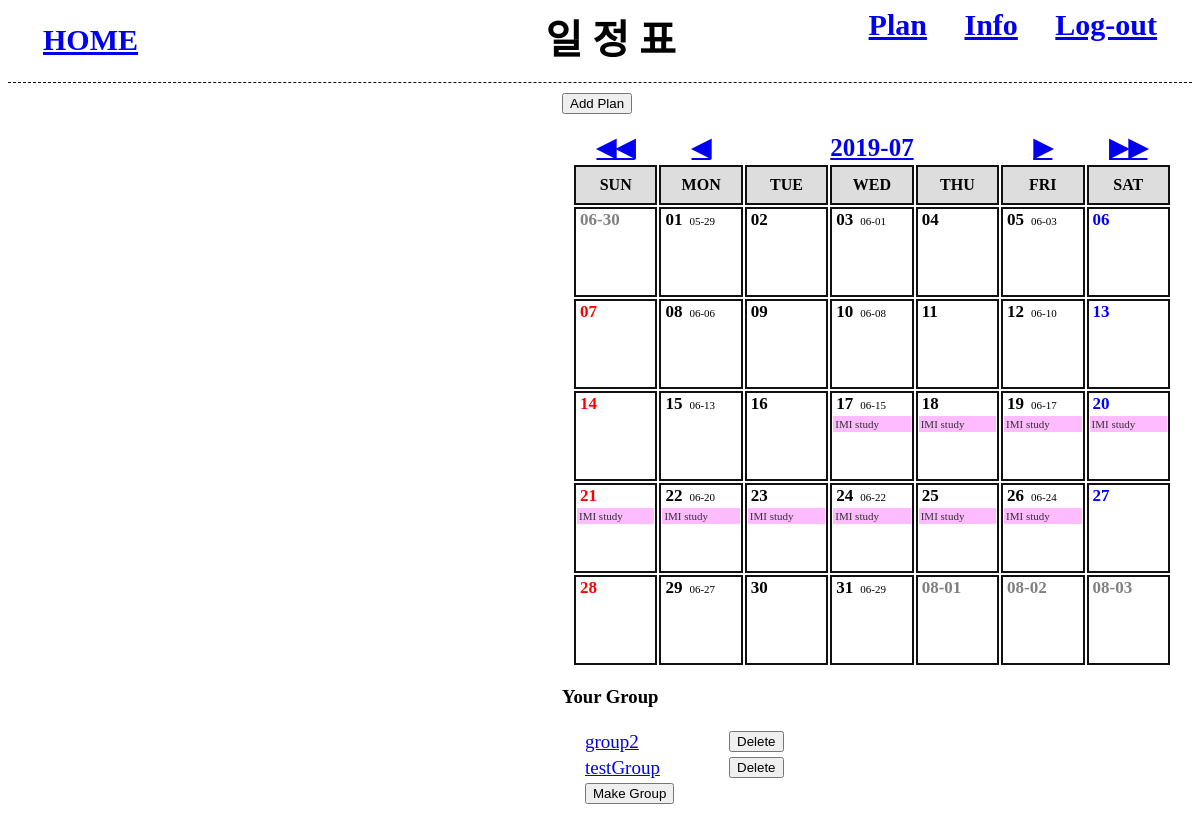
/schedule_2/cal.inc.php, run on the app's committed database.
### tables this page shows
CREATE TABLE `schedules` (
  `id` int(10) NOT NULL AUTO_INCREMENT,
  `name` varchar(20) NOT NULL,
  `s_date` datetime NOT NULL,
  `e_date` datetime NOT NULL,
  `content` text NOT NULL,
  `a_date` datetime DEFAULT NULL,
  `group_id` int(10) DEFAULT NULL,
  PRIMARY KEY (`id`),
  UNIQUE KEY `plan` (`name`,`s_date`,`e_date`)
);

CREATE TABLE `group_tb` (
  `id` int(10) NOT NULL AUTO_INCREMENT,
  `name` varchar(20) NOT NULL,
  PRIMARY KEY (`id`),
  UNIQUE KEY `plan` (`name`)
);

### adodb5/adodb.inc.php (called while the page is built, shortened)
<?php
if (!defined('_ADODB_LAYER')) {
	GLOBAL
		$ADODB_vers,
		$ADODB_COUNTRECS,
		$ADODB_CACHE_DIR,
		$ADODB_CACHE,
		$ADODB_CACHE_CLASS,
		$ADODB_EXTENSION,
		$ADODB_COMPAT_FETCH,
		$ADODB_FETCH_MODE,
		$ADODB_GETONE_EOF,
		$ADODB_QUOTE_FIELDNAMES;
	function ADODB_str_replace($src, $dest, $data) {
		if (ADODB_PHPVER >= 0x4050) {
			return str_replace($src,$dest,$data);
		}
		return $data;
	}
	function ADODB_Setup() {
	GLOBAL
		$ADODB_vers,
		$ADODB_COUNTRECS,
		$ADODB_CACHE_DIR,
		$ADODB_FETCH_MODE,
		$ADODB_CACHE,
		$ADODB_CACHE_CLASS,
		$ADODB_FORCE_TYPE,
		$ADODB_GETONE_EOF,
		$ADODB_QUOTE_FIELDNAMES;
		$ADODB_FETCH_MODE = ADODB_FETCH_DEFAULT;
		if (!isset($ADODB_COUNTRECS)) {
			$ADODB_COUNTRECS = true;
		}
	}
	abstract class ADOConnection {
	var $debug = false;
	var $true = '1';
	var $false = '0';
	var $fetchMode=false;
	var $bulkBind = false;
	var $_queryID = false;
	var $_bindInputArray = false;
	function Execute($sql,$inputarr=false) {
		if ($inputarr !== false) {
			if (!is_array($inputarr)) {
				$inputarr = array($inputarr);
			}
			$element0 = reset($inputarr);
			$array_2d = $this->bulkBind && is_array($element0) && !is_object(reset($element0));
			unset($element0);
			if (!is_array($sql) && !$this->_bindInputArray) {
				$sqlarr = explode('?',$sql);
				$nparams = sizeof($sqlarr)-1;
				if (!$array_2d) {
					$inputarr = array($inputarr);
				} else {
					$countElements = array_map('count', $inputarr);
					if (1 != count(array_unique($countElements))) {
						$this->outp_throw(
							"[bulk execute] Input array has different number of params  [" . print_r($countElements, true) .  "].",
							'Execute'
						);
						return false;
					}
					unset($countElements);
				}
				$element0 = reset($inputarr);
				if ($nparams != count($element0)) {
					$this->outp_throw(
						"Input array has " . count($element0) .
						" params, does not match query: '" . htmlspecialchars($sql) . "'",
						'Execute'
					);
					return false;
				}
				unset($element0);
				foreach($inputarr as $arr) {
					$sql = ''; $i = 0;
					foreach ($arr as $v) {
						$sql .= $sqlarr[$i];
						$typ = gettype($v);
						if ($typ == 'string') {
							$sql .= $this->qstr($v);
						} else if ($typ == 'double') {
							$sql .= str_replace(',','.',$v);
						} else if ($typ == 'boolean') {
							$sql .= $v ? $this->true : $this->false;
						} else if ($typ == 'object') {
							if (method_exists($v, '__toString')) {
								$sql .= $this->qstr($v->__toString());
							} else {
								$sql .= $this->qstr((string) $v);
							}
						} else if ($v === null) {
							$sql .= 'NULL';
						} else {
							$sql .= $v;
						}
						$i += 1;
						if ($i == $nparams) {
							break;
						}
					}
					if (isset($sqlarr[$i])) {
						$sql .= $sqlarr[$i];
						if ($i+1 != sizeof($sqlarr)) {
							$this->outp_throw( "Input Array does not match ?: ".htmlspecialchars($sql),'Execute');
						}
					} else if ($i != sizeof($sqlarr)) {
						$this->outp_throw( "Input array does not match ?: ".htmlspecialchars($sql),'Execute');
					}
					$ret = $this->_Execute($sql);
					if (!$ret) {
						return $ret;
					}
				}
			} else {
				if ($array_2d) {
					if (is_string($sql)) {
						$stmt = $this->Prepare($sql);
					} else {
						$stmt = $sql;
					}
					foreach($inputarr as $arr) {
						$ret = $this->_Execute($stmt,$arr);
						if (!$ret) {
							return $ret;
						}
					}
				} else {
					$ret = $this->_Execute($sql,$inputarr);
				}
			}
		} else {
			$ret = $this->_Execute($sql,false);
		}
		return $ret;
	}
	function _Execute($sql,$inputarr=false) {
		if( is_string($sql) ) {
			$sql = ADODB_str_replace( '_ADODB_COUNT', '', $sql );
		}
		if ($this->debug) {
			global $ADODB_INCLUDED_LIB;
			if (empty($ADODB_INCLUDED_LIB)) {
				include(ADODB_DIR.'/adodb-lib.inc.php');
			}
			$this->_queryID = _adodb_debug_execute($this, $sql,$inputarr);
		} else {
			$this->_queryID = @$this->_query($sql,$inputarr);
		}
		$rs = new $rsclass($this->_queryID,$this->fetchMode);
		$rs->connection = $this;
		$rs->Init();
		if (is_array($sql)) {
			$rs->sql = $sql[0];
		} else {
			$rs->sql = $sql;
		}
		return $rs;
	}
}
	class ADORecordSet implements IteratorAggregate {
	var $_numOfRows = -1;
	var $_numOfFields = -1;
	var $_currentRow = -1;
	function __construct($queryID) {
		$this->_queryID = $queryID;
	}
	function Init() {
		if ($this->_numOfRows != 0 && $this->_numOfFields && $this->_currentRow == -1) {
			$this->_currentRow = 0;
			if ($this->EOF = ($this->_fetch() === false)) {
				$this->_numOfRows = 0;
			}
		} else {
			$this->EOF = true;
		}
	}
	protected function AssocCaseConvertFunction($case = ADODB_ASSOC_CASE) {
		switch($case) {
			case ADODB_ASSOC_CASE_NATIVE:
			default:
				return false;
		}
	}
	protected function _updatefields()
	{
		$fn_change_case = $this->AssocCaseConvertFunction();
		if(!$fn_change_case) {
			return;
		}
	}
}
	function ADOLoadCode($dbType) {
		$db = strtolower($dbType);
		switch ($db) {
			default:
				$class = $db; break;
		}
		$file = "drivers/adodb-$db.inc.php";
		if (class_exists("ADODB_" . $class)) {
			return $class;
		}
		return false;
	}
	function NewADOConnection($db='') {
		$tmp = ADONewConnection($db);
		return $tmp;
	}
	function ADONewConnection($db='') {
		global $ADODB_NEWCONNECTION, $ADODB_LASTDB;
		$errorfn = (defined('ADODB_ERROR_HANDLER')) ? ADODB_ERROR_HANDLER : false;
		if(empty($obj)) {
			if (!isset($ADODB_LASTDB)) {
				$ADODB_LASTDB = '';
			}
			if ($db != $ADODB_LASTDB) {
				$db = ADOLoadCode($db);
			}
			$cls = 'ADODB_'.$db;
			$obj = new $cls();
		}
		return $obj;
	}
}

### schedule_2/connect.inc.php (called while the page is built, shortened)
<?php
	include($_SERVER['DOCUMENT_ROOT']."/imistudy/adodb5/adodb.inc.php");
	$db = newADOConnection('mysqli');
	$db->debug = false;
?>

### adodb5/drivers/adodb-mysqli.inc.php (called while the page is built, shortened)
<?php
if (! defined("_ADODB_MYSQLI_LAYER")) {
class ADODB_mysqli extends ADOConnection {
	var $clientFlags = 0;
	var $port = 3306;
	var $socket = '';
	var $optionFlags = array(array(MYSQLI_READ_DEFAULT_GROUP,0));
	var $multiQuery = false;
	function _connect($argHostname = NULL,
				$argUsername = NULL,
				$argPassword = NULL,
				$argDatabasename = NULL, $persist=false)
	{
		$this->_connectionID = @mysqli_init();
		foreach($this->optionFlags as $arr) {
			mysqli_options($this->_connectionID,$arr[0],$arr[1]);
		}
		$ok = @mysqli_real_connect($this->_connectionID,
					$argHostname,
					$argUsername,
					$argPassword,
					$argDatabasename,
					(int)$this->port != 0 ? (int)$this->port : 3306,
					$this->socket,
					$this->clientFlags);
		if ($ok) {
			if ($argDatabasename)  return $this->SelectDB($argDatabasename);
			return true;
		} else {
			if ($this->debug) {
				ADOConnection::outp("Could not connect : "  . $this->ErrorMsg());
			}
			$this->_connectionID = null;
			return false;
		}
	}
	function SelectDB($dbName)
	{
		if ($this->_connectionID) {
			$result = @mysqli_select_db($this->_connectionID, $dbName);
			return $result;
		}
		return false;
	}
	function _query($sql, $inputarr)
	{
	global $ADODB_COUNTRECS;
		if ($this->multiQuery) {
			$rs = mysqli_multi_query($this->_connectionID, $sql.';');
			if ($rs) {
				$rs = ($ADODB_COUNTRECS) ? @mysqli_store_result( $this->_connectionID ) : @mysqli_use_result( $this->_connectionID );
				return $rs ? $rs : true;
			}
		} else {
			$rs = mysqli_query($this->_connectionID, $sql, $ADODB_COUNTRECS ? MYSQLI_STORE_RESULT : MYSQLI_USE_RESULT);
			if ($rs) return $rs;
		}
		return false;
	}
}
class ADORecordSet_mysqli extends ADORecordSet{
	function __construct($queryID, $mode = false)
	{
		if ($mode === false) {
			global $ADODB_FETCH_MODE;
			$mode = $ADODB_FETCH_MODE;
		}
		switch ($mode) {
			case ADODB_FETCH_DEFAULT:
			case ADODB_FETCH_BOTH:
			default:
				$this->fetchMode = MYSQLI_BOTH;
				break;
		}
	}
	function _initrs()
	{
	global $ADODB_COUNTRECS;
		$this->_numOfRows = $ADODB_COUNTRECS ? @mysqli_num_rows($this->_queryID) : -1;
		$this->_numOfFields = @mysqli_num_fields($this->_queryID);
	}
	function MoveNext()
	{
		$this->fields = @mysqli_fetch_array($this->_queryID,$this->fetchMode);
		if (is_array($this->fields)) {
			return true;
		}
		return false;
	}
	function _fetch()
	{
		$this->fields = mysqli_fetch_array($this->_queryID,$this->fetchMode);
		return is_array($this->fields);
	}
}
}

### schedule_2/cal.inc.php (the view, shortened to what this page needs)
<?php
	include($_SERVER['DOCUMENT_ROOT']."/imistudy/imistudy_2/menu.inc.php");
?>
<?php
	$pagename = basename($_SERVER['PHP_SELF']);
	include($_SERVER['DOCUMENT_ROOT']."/imistudy/schedule_2/connect.inc.php");
	$year_month = date('Y-m');
	$this_date	= date('d');
	$prev_month	= date('Y-m', strtotime($year_month." -1 month"));
	$next_month	= date('Y-m', strtotime($year_month." +1 month"));
	$prev_year	= date('Y-m', strtotime($year_month." -1 year"));
	$next_year	= date('Y-m', strtotime($year_month." +1 year"));
	$max_date	= date('t', strtotime($year_month));
	$last_day	= date('w', strtotime($year_month."-".$max_date));
	$start_day	= date('w', strtotime($year_month.'-01'));
	$total_week	= ceil(($max_date+$start_day)/7);
	$sql = "SELECT A.id, A.name, A.s_date, A.e_date, A.content, A.a_date, A.group_id, IFNULL(B.name, '없음') AS group_name
			FROM schedules A LEFT OUTER JOIN group_tb B ON A.group_id = B.id
			WHERE A.s_date >= '".$year_month."-01 00:00:00'
			OR A.e_date <= '".$year_month."-".$max_date." 24:00:00'
			OR (A.s_date < '".$year_month."-01 00:00:00' AND A.e_date > '".$year_month."-".$max_date." 24:00:00');";
	$rs = $db->execute($sql);
	if($rs == false){
		die("DB 연결 에러");
	}
	else{
		while(!$rs->EOF){
			$m_schedule[] = array(
				'id'=>$rs->fields['id'],
				'subject'=>$rs->fields['name'],
				'start'=>$rs->fields['s_date'],
				'end'=>$rs->fields['e_date'],
				'plan'=>$rs->fields['content'],
				'alarm'=>$rs->fields['a_date'],
				'gr_id'=>$rs->fields['group_id'],
				'group'=>$rs->fields['group_name']
				);
			$rs->moveNext();
		}
	}
	$sql = "SELECT lunar_date FROM lunar_data
			WHERE solar_date>='".$year_month."-01'
			AND solar_date<='".$year_month."-".$max_date."';";
	$rs2 = $db->execute($sql);
	if($rs2 == false){
		die("DB 연결 에러");
	}
	else{
		while(!$rs2->EOF){
			$lunar_date[] = date('m-d', strtotime($rs2->fields['lunar_date']));
			$rs2->moveNext();
		}
	}
?>
<div class="schedule_box">
<form action="insert_schedule.php">
	<input type="submit" value="Add Plan">
</form>
<table class="table">
	<tr class="move">
		<td>
		<a href="<?php echo $pagename."?m=".$prev_year."&d=".$this_date; ?>">◀◀</a>
		</td>
		<td>
		<a href="<?php echo $pagename."?m=".$prev_month."&d=".$this_date; ?>">◀</a>
		</td>
		<td colspan="3">
		<a href="<?php echo $pagename; ?>"><?php echo $year_month; ?></a>
		</td>
		<td>
		<a href="<?php echo $pagename."?m=".$next_month."&d=".$this_date; ?>">▶</a>
		</td>
		<td>
		<a href="<?php echo $pagename."?m=".$next_year."&d=".$this_date; ?>">▶▶</a>
		</td>
	</tr>
	<tr>
		<th>SUN</th>
		<th>MON</th>
		<th>TUE</th>
		<th>WED</th>
		<th>THU</th>
		<th>FRI</th>
		<th>SAT</th>
	</tr>
<?php
	$today = 1;
	for($i=1; $i<=$total_week; $i++){
		echo "<tr class='calender'>";
		for($j=0; $j<7; $j++){
			if(!(($i == 1 && $j < $start_day) || ($i == $total_week && $j > $last_day))){
				$today = date('d', strtotime($year_month."-".$today));
				if($j==0){
					 $style = 'red';
				}else if($j==6){
					 $style = 'blue';
				}else{
					 $style = 'black';
				}
				$print_day = "<font class='days' color=".$style.">".$today."</font>";
				if($j==1 || $j==3 || $j==5){
					$print_day .= "<font class='lunar'>".$lunar_date[$today-1]."</font>";
				}
				$plan_num = 0;
				for($t=0; $t<count($m_schedule); $t++){
					if($year_month."-".$today >= date('Y-m-d', strtotime($m_schedule[$t]['start'])) &&
						$year_month."-".$today <= date('Y-m-d', strtotime($m_schedule[$t]['end']))){
						$plan_num++;
						if($plan_num < 3){
							$print_day .="<div class='m_sch'>".$m_schedule[$t]['subject']."</div>";
						}
					}
				}
				$go_m = $year_month;
				$go_d = $today;
				$today++;
			}
			else if($i == 1 && $j < $start_day){
				$go_m		= $prev_month;
				$go_d		= date('t', strtotime($prev_month)) - $start_day + $j+1;
				$prev_date	= date('m', strtotime($prev_month))."-";
				$prev_date .= $go_d;
				$print_day	= "<font class='days' color='gray'>".$prev_date."</font>";
			}
			else if($i == $total_week && $j > $last_day){
				$go_m		= $next_month;
				$go_d		= date('d', strtotime($next_month."-".($j - $last_day)));
				$next_date	= date('m', strtotime($next_month))."-";
				$next_date .= $go_d;
				$print_day = "<font class='days' color='gray'>".$next_date."</font>";
			}
			echo "<td class='selectDate' onclick='javascript:location.href=\"".$pagename."?m=".$go_m."&d=".$go_d."\"'>";
			echo $print_day;
			echo "</td>";
		}
		echo "</tr>";
	}
?>
</table>
 <h3> Your Group </h3>
 <table style="table-layout:fixed; margin:20px;" height='30px' align='center'>
<?php
	 $sql = "select id, name from group_tb;";
	 $result = $db->execute($sql);
	 while(!$result->EOF){
		 echo "<tr width='200px' style='font-size:19px;'>";
		 echo "<td width='140px'>";
		 echo "<a href='group_view.php?team_id=".$result->fields['id']."&team_name=".$result->fields['name']."'>".$result->fields['name']."</a>";
		 echo "</td>";
		 echo "<td><button onclick='javascript:location.href=\"group_delete.php?del_id=".$result->fields['id']."\"'>Delete</button><td>";
		 echo "</tr>";
		 $result->moveNext();
	 }
	 echo "<tr><td><button onclick='javascript:location.href=\"group_make.php\"'>Make Group</button><td></tr>";
?>
</table>
</div>

### schedule_2/cal.inc.php (style rules this page uses)
.schedule_box { float:right; margin:10px; width:620px; }
.table { width:600px; table-layout:fixed; margin:10px; }
.move { text-align:center; height:30px; font-weight:bold; font-size:25px; }
.calender td { height:90px; }
th { height:40px; width:80px; background:#ddd; border:2px solid #111; }
.days { font-size:17px; padding:3px; font-weight:bold; }
.lunar { font-size:11px; color:black; padding:4px; }
.m_sch { font-size:11px; color:#333; background:#fbf; padding:2px; margin-top:2px; margin-bottom:2px; }
.selectDate { table-layout:fixed; text-align:left; vertical-align:top; border:2px solid #111; }

### data on the page
schedules: name "IMI study"
group_tb: name "group2"
group_tb: name "testGroup"

### other printed values
$TITLE "일 정 표"
$year_month "2019-07"
$prev_date "06-30"
$lunar_date[$today-1] "05-29"
$lunar_date[$today-1] "06-01"
$lunar_date[$today-1] "06-03"
$lunar_date[$today-1] "06-06"
$lunar_date[$today-1] "06-08"
$lunar_date[$today-1] "06-10"
$lunar_date[$today-1] "06-13"
$lunar_date[$today-1] "06-15"
$lunar_date[$today-1] "06-17"
$lunar_date[$today-1] "06-20"
$lunar_date[$today-1] "06-22"
$lunar_date[$today-1] "06-24"
